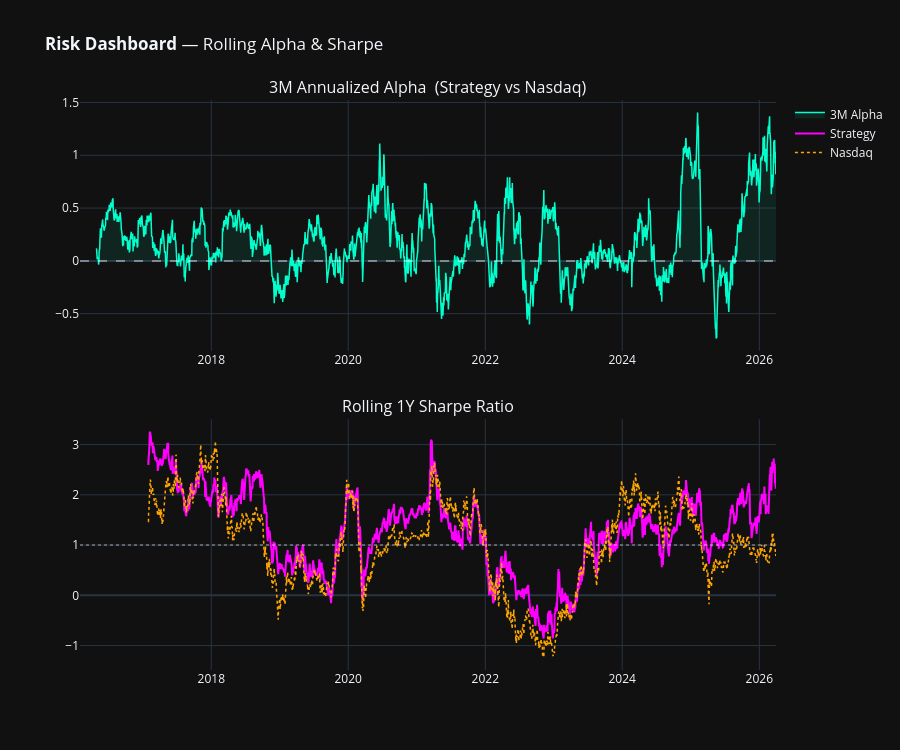

The notebook cell this image was saved under:
### Code cell
# ── 5b. Rolling metrics dashboard ────────────────────────────────────────
fig_m = make_subplots(rows=2, cols=1, vertical_spacing=0.12,
    subplot_titles=(
        f"3M Annualized Alpha  (Strategy vs Nasdaq)",
        "Rolling 1Y Sharpe Ratio"))

fig_m.add_trace(go.Scatter(x=r_alpha.index, y=r_alpha, name="3M Alpha",
    line=dict(color='#00FFCC', width=1.5),
    fill='tozeroy', fillcolor='rgba(0,255,204,0.08)'), row=1, col=1)
fig_m.add_hline(y=0, line_dash="dash", line_color="white", opacity=0.4, row=1, col=1)

fig_m.add_trace(go.Scatter(x=roll_sharpe.index, y=roll_sharpe,
    name="Strategy", line=dict(color='magenta', width=2)), row=2, col=1)
fig_m.add_trace(go.Scatter(x=ndq_rs.index, y=ndq_rs,
    name="Nasdaq", line=dict(color='orange', width=1.5, dash='dot')), row=2, col=1)
fig_m.add_hline(y=1, line_dash="dot", line_color="white", opacity=0.3, row=2, col=1)

fig_m.update_layout(height=750, template="plotly_dark", hovermode="x unified",
    title="<b>Risk Dashboard</b> — Rolling Alpha & Sharpe")
fig_m.show()

### Figure 1 — Plotly figure (JSON) as saved in the notebook; plotly's stock layout.template omitted (floating-point values rounded to 4 significant figures; data arrays with more than 128 entries replaced by an {"elided": "..."} marker saying what was removed)
{"data": [{"fill": "tozeroy", "fillcolor": "rgba(0,255,204,0.08)", "line": {"color": "#00FFCC", "width": 1.5}, "name": "3M Alpha", "type": "scatter", "x": {"elided": "2556 str values"}, "xaxis": "x", "y": {"elided": "2556 float values"}, "yaxis": "y"}, {"line": {"color": "magenta", "width": 2}, "name": "Strategy", "type": "scatter", "x": {"elided": "2556 str values"}, "xaxis": "x2", "y": {"elided": "2556 float values"}, "yaxis": "y2"}, {"line": {"color": "orange", "dash": "dot", "width": 1.5}, "name": "Nasdaq", "type": "scatter", "x": {"elided": "2556 str values"}, "xaxis": "x2", "y": {"elided": "2556 float values"}, "yaxis": "y2"}], "layout": {"annotations": [{"font": {"size": 16}, "showarrow": false, "text": "3M Annualized Alpha  (Strategy vs Nasdaq)", "x": 0.5, "xanchor": "center", "xref": "paper", "y": 1.0, "yanchor": "bottom", "yref": "paper"}, {"font": {"size": 16}, "showarrow": false, "text": "Rolling 1Y Sharpe Ratio", "x": 0.5, "xanchor": "center", "xref": "paper", "y": 0.44, "yanchor": "bottom", "yref": "paper"}], "height": 750, "hovermode": "x unified", "shapes": [{"line": {"color": "white", "dash": "dash"}, "opacity": 0.4, "type": "line", "x0": 0, "x1": 1, "xref": "x domain", "y0": 0, "y1": 0, "yref": "y"}, {"line": {"color": "white", "dash": "dot"}, "opacity": 0.3, "type": "line", "x0": 0, "x1": 1, "xref": "x2 domain", "y0": 1, "y1": 1, "yref": "y2"}], "title": {"text": "<b>Risk Dashboard</b> — Rolling Alpha & Sharpe"}, "xaxis": {"anchor": "y", "domain": [0.0, 1.0]}, "xaxis2": {"anchor": "y2", "domain": [0.0, 1.0]}, "yaxis": {"anchor": "x", "domain": [0.56, 1.0]}, "yaxis2": {"anchor": "x2", "domain": [0.0, 0.44]}}}
